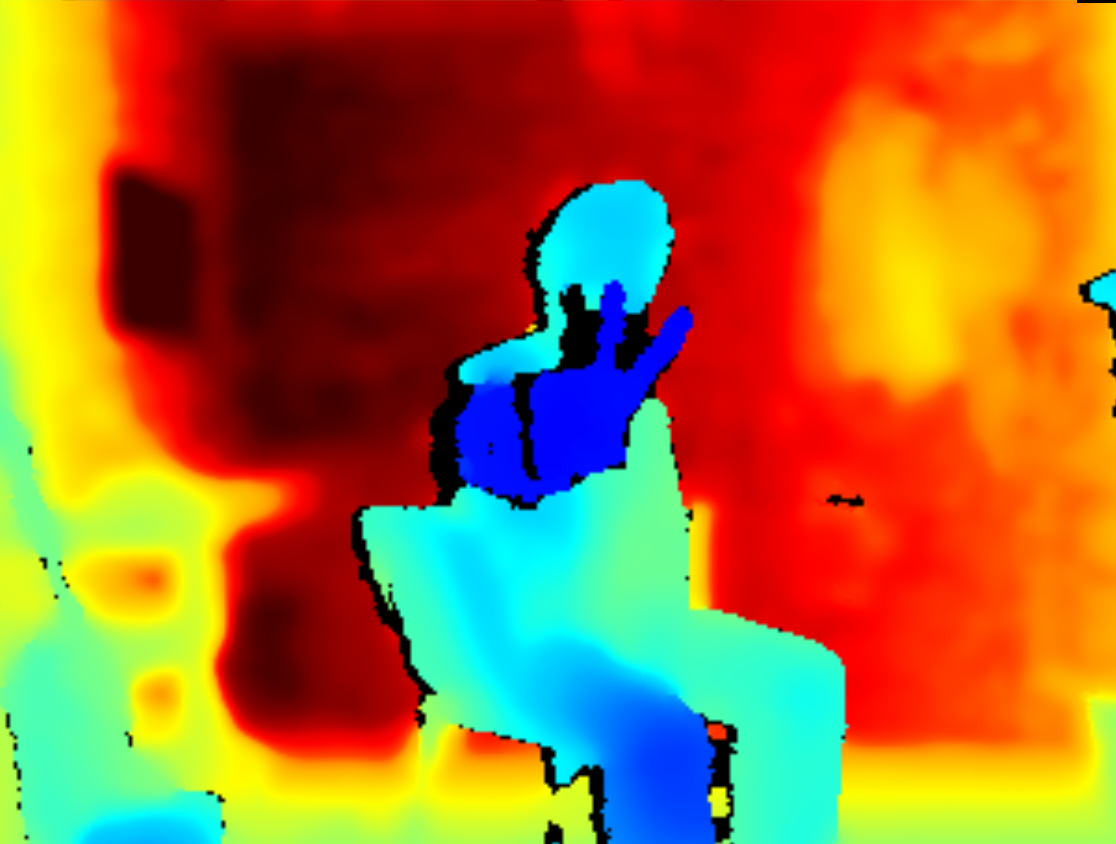
#> input picture micromobility_car_object_avoidance/local/Project/nest.png, 1116 x 844 px
$ python example1.py
#> lines starting #> are read from the running program, lines starting #| are printed output that depends on the picture; after the words box and inside, x2 and y2 are one past the last pixel; in counts of white or black regions, pixels touching at a corner belong together

import numpy as np
import cv2

class Example1:
    def __init__(self, image_name):
        self.image_name = image_name

        # Orange  0-22
        # # Yellow 22- 38
        # # Green 38-75
        # Blue 75-130
        # Violet 130-160
        # Red 160-179
        self.bound_low1 = np.array([0, 0, 0])
        self.bound_up1  = np.array([0, 0, 0])

        self.bound_low2 = np.array([0, 0, 0])
        self.bound_up2  = np.array([0, 0, 0])

    def load_and_show_image(self):
        # Load an color image
        #
        # - cv2.IMREAD_COLOR: Loads a color image. Any transparency of image
        #                     will be neglected. It is the default flag.
        # - cv2.IMREAD_GRAYSCALE: Loads image in grayscale mode.
        # - cv2.IMREAD_UNCHANGED: Loads image as such including alpha channel.
        self.image = cv2.imread(self.image_name, cv2.IMREAD_UNCHANGED)
#> self.image is the input picture: shape (844, 1116, 4); mean B, G, R, A 47.5, 108, 166.6, 255
        cv2.namedWindow("image", cv2.WINDOW_NORMAL)
        cv2.imshow("image", self.image)
        cv2.waitKey(0)
        cv2.destroyAllWindows()

    def conver_to_hsv(self):
        self.image_hsv = cv2.cvtColor(self.image, cv2.COLOR_BGR2HSV)
#> self.image_hsv: shape (844, 1116, 3); mean H, S, V 27.2, 239.9, 213.9
        cv2.namedWindow("hsv_image", cv2.WINDOW_NORMAL)
        cv2.imshow("hsv_image", self.image_hsv)
        cv2.waitKey(0)
        cv2.destroyAllWindows()

    def set_mask(self):
        cv2.namedWindow("image", cv2.WINDOW_NORMAL)
        cv2.imshow("image", self.image)

        cv2.namedWindow("hsv_image", cv2.WINDOW_NORMAL)
        cv2.imshow("hsv_image", self.image_hsv)

        cv2.namedWindow("mask1")
        cv2.createTrackbar("Hue lower bound:", "mask1", 0, 179, self.callback_trackbars)
        cv2.createTrackbar("Hue upper bound:", "mask1", 0, 179, self.callback_trackbars)
        cv2.createTrackbar("Saturation lower bound: ", "mask1", 0, 255, self.callback_trackbars)
        cv2.createTrackbar("Saturation upper bound: ", "mask1", 0, 255, self.callback_trackbars)
        cv2.createTrackbar("Value lower bound:", "mask1", 0, 255, self.callback_trackbars)
        cv2.createTrackbar("Value upper bound:", "mask1", 0, 255, self.callback_trackbars)

        while True:
            mask1 = cv2.inRange(self.image_hsv, self.bound_low1, self.bound_up1)
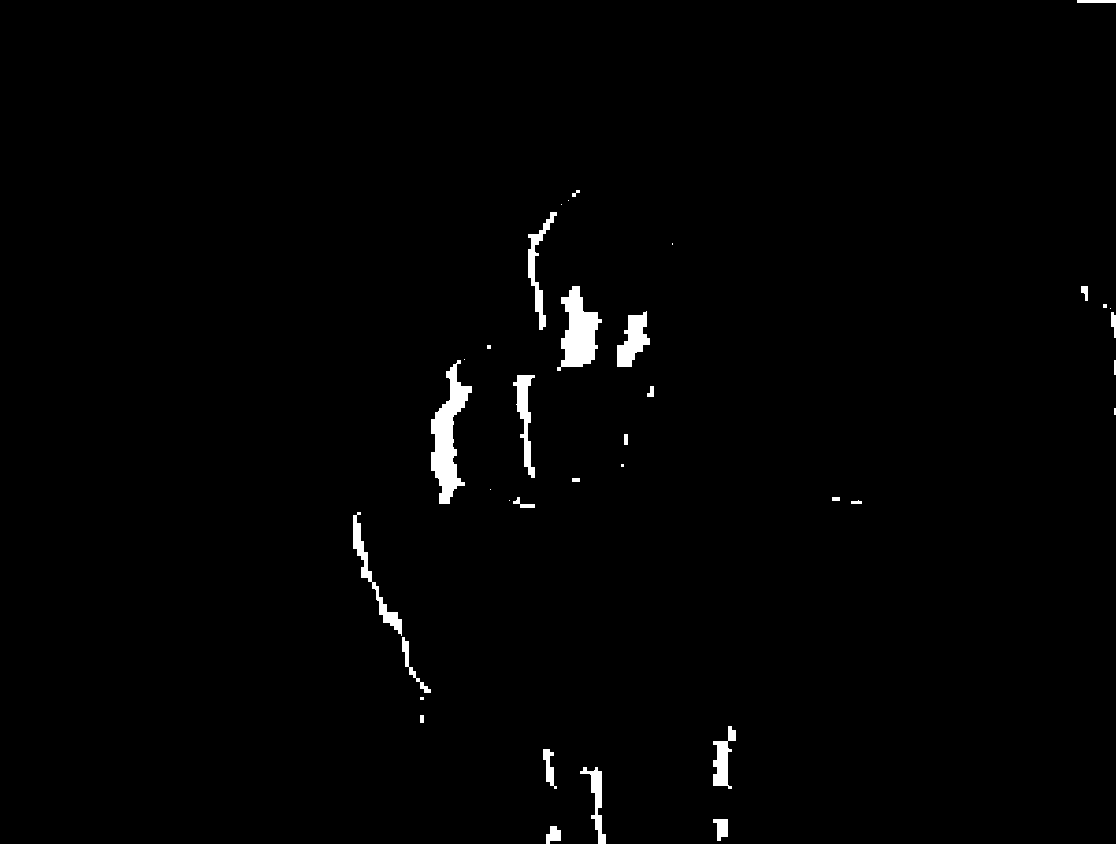
#> mask1: shape (844, 1116); 1.2% white; 36 white regions (12 under 20 px), largest, box (x1, y1, x2, y2) and area: (431, 360, 472, 504) 2597, (557, 286, 602, 371) 2104, (617, 311, 650, 367) 1041
            cv2.imshow('mask1', mask1)

            key = cv2.waitKey(33)
#> (key Esc is pressed here)
            if key == 27:    # Esc key to stop
                break

        cv2.destroyAllWindows()

    def callback_trackbars(self, value):
        h_low1 = cv2.getTrackbarPos('Hue lower bound:', 'mask1')
        h_up1  = cv2.getTrackbarPos('Hue upper bound:', 'mask1')
        s_low1 = cv2.getTrackbarPos('Saturation lower bound:', 'mask1')
        s_up1  = cv2.getTrackbarPos('Saturation upper bound:', 'mask1')
        v_low1 = cv2.getTrackbarPos('Value lower bound:', 'mask1')
        v_up1  = cv2.getTrackbarPos('Value upper bound:', 'mask1')

        self.bound_low1 = np.array([h_low1, s_low1, v_low1], np.uint8)
        self.bound_up1  = np.array([h_up1, s_up1, v_up1], np.uint8)


if __name__ == "__main__":
    example1 = Example1("nest.png")
    example1.load_and_show_image()
    example1.conver_to_hsv()
    example1.set_mask()
